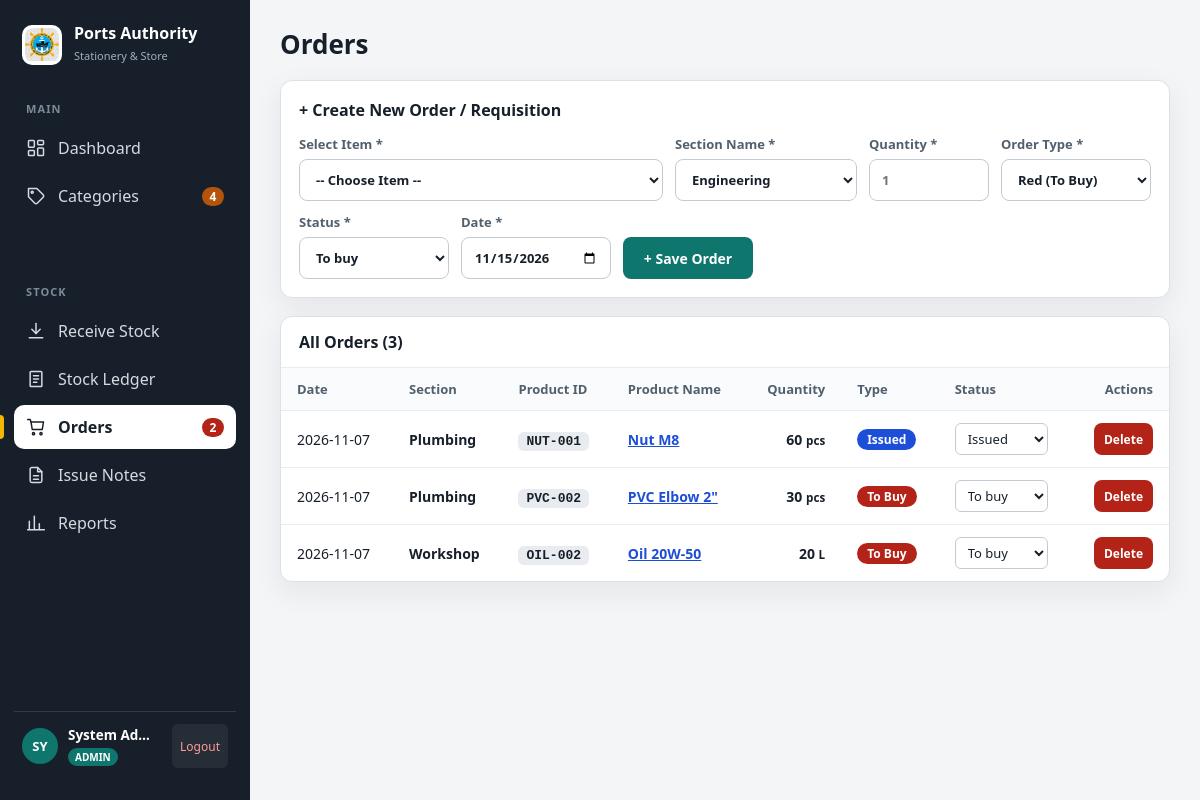
Screenshot of /app/orders.php (signed in) with the database file from the repository.
### tables this page shows
CREATE TABLE IF NOT EXISTS orders (
    id INT AUTO_INCREMENT PRIMARY KEY,
    item_id INT NOT NULL,
    section_name VARCHAR(100) NOT NULL,
    qty INT NOT NULL,
    type ENUM('red', 'blue') NOT NULL,
    status VARCHAR(50) NOT NULL DEFAULT 'To buy',
    order_date DATE NOT NULL,
    created_at TIMESTAMP DEFAULT CURRENT_TIMESTAMP,
    CONSTRAINT fk_orders_item FOREIGN KEY (item_id) REFERENCES items(id) ON DELETE CASCADE
);

CREATE TABLE IF NOT EXISTS items (
    id INT AUTO_INCREMENT PRIMARY KEY,
    code VARCHAR(30) NOT NULL UNIQUE,
    name VARCHAR(150) NOT NULL,
    category_id INT NOT NULL,
    unit VARCHAR(20) NOT NULL,
    rack_no VARCHAR(50) DEFAULT NULL,
    rate DECIMAL(10,2) NOT NULL DEFAULT 0.00,
    reorder_level INT NOT NULL DEFAULT 10,
    created_at TIMESTAMP DEFAULT CURRENT_TIMESTAMP,
    CONSTRAINT fk_items_category FOREIGN KEY (category_id) REFERENCES categories(id) ON DELETE CASCADE
);

### app/helpers.php (called while the page is built, shortened)
<?php
function db() {
    static $pdo = null;
    if ($pdo === null) {
        $dsn = 'mysql:host=' . DB_HOST . ';dbname=' . DB_NAME . ';charset=utf8mb4';
        $pdo = new PDO($dsn, DB_USER, DB_PASS, [
            PDO::ATTR_ERRMODE => PDO::ERRMODE_EXCEPTION,
            PDO::ATTR_DEFAULT_FETCH_MODE => PDO::FETCH_ASSOC,
            PDO::ATTR_EMULATE_PREPARES => false,
        ]);
    }
    return $pdo;
}
try {
    $pdo = db();
} catch (Throwable $e) {
    $pdo = null;
}
function q($sql, $params = []) {
    global $pdo;
    $stmt = $pdo->prepare($sql);
    $stmt->execute($params);
    return $stmt;
}
function e($value) {
    return htmlspecialchars((string) ($value ?? ''), ENT_QUOTES, 'UTF-8');
}

### app/orders.php (the view, shortened to what this page needs)
<?php
require_once __DIR__ . '/layout.php';
$orders = q("SELECT o.*, i.code, i.name AS item_name, i.unit, c.name AS cat_name
             FROM orders o
             JOIN items i ON i.id = o.item_id
             JOIN categories c ON c.id = i.category_id
             ORDER BY o.order_date DESC, o.id DESC")->fetchAll();
?>
<div class="box pad">
  <h2 style="padding:0 0 14px 0;margin:0;border-bottom:0">+ Create New Order / Requisition</h2>
  <form method="post">
    <div class="row">
      <label style="flex:2;min-width:240px">
        Select Item *
        <select name="item_id" required>
          <option value="">-- Choose Item --</option>
        </select>
      </label>
      <label style="flex:1;min-width:180px">
        Section Name *
        <select name="section_name" required>
          <option value="Engineering">Engineering</option>
        </select>
      </label>
      <label style="width:120px">
        Quantity *
        <input name="qty" type="number" min="1" required placeholder="1">
      </label>
      <label style="width:150px">
        Order Type *
        <select name="type">
          <option value="red">Red (To Buy)</option>
        </select>
      </label>
      <label style="width:150px">
        Status *
        <select name="status">
          <option value="To buy">To buy</option>
        </select>
      </label>
      <label style="width:150px">
        Date *
        <input name="date" type="date" required value="<?= date('Y-m-d') ?>">
      </label>
      <div style="align-self:flex-end">
        <button class="btn g" style="min-width:130px">+ Save Order</button>
      </div>
    </div>
  </form>
</div>
<div class="box">
  <h2>All Orders (<?= count($orders) ?>)</h2>
  <table>
    <thead>
      <tr>
        <th>Date</th>
        <th>Section</th>
        <th>Product ID</th>
        <th>Product Name</th>
        <th class="r">Quantity</th>
        <th>Type</th>
        <th>Status</th>
        <th class="r">Actions</th>
      </tr>
    </thead>
    <tbody>
      <?php foreach ($orders as $o):
        $isRed = ($o['type'] === 'red');
        $pillBg = $isRed ? '#B42318' : '#1D4ED8';
      ?>
        <tr>
          <td><?= e($o['order_date']) ?></td>
          <td><b><?= e($o['section_name'] ?: 'General') ?></b></td>
          <td><span class="code"><?= e($o['code']) ?></span></td>
          <td><a href="item.php?id=<?= $o['item_id'] ?>" style="color:var(--blue);font-weight:600"><?= e($o['item_name']) ?></a></td>
          <td class="r" style="font-weight:700"><?= (int)$o['qty'] ?> <small><?= e($o['unit']) ?></small></td>
          <td>
            <span class="pill" style="background:<?= $pillBg ?>">
              <?= $isRed ? 'To Buy' : 'Issued' ?>
            </span>
          </td>
          <td>
            <form method="post" style="display:inline">
              <select name="status" onchange="this.form.submit()" style="min-height:32px;padding:2px 8px;font-size:13px;border-radius:6px">
                <?php foreach (['To buy', 'Ordered', 'Received', 'Issued'] as $st): ?>
                  <option value="<?= $st ?>" <?= $o['status'] === $st ? 'selected' : '' ?>><?= $st ?></option>
                <?php endforeach; ?>
              </select>
            </form>
          </td>
          <td class="r">
            <form method="post" style="display:inline" onsubmit="return confirm('Delete this order?')">
              <button class="btn s d">Delete</button>
            </form>
          </td>
        </tr>
      <?php endforeach; ?>
    </tbody>
  </table>
</div>

### app/app.css (style rules this page uses)
:root { --ink: #17202A; --mut: #52606D; --bg: #F4F5F7; --line: #DDE1E6; --red: #B42318; --blue: #1D4ED8; --port: #0F766E; --shop: #B45309; --panel: #ffffff; --shadow: 0 10px 30px rgba(23, 32, 42, 0.07); }
* { box-sizing: border-box; }
body { margin: 0; font-family: system-ui, -apple-system, Segoe UI, Roboto, Helvetica, Arial, sans-serif; color: var(--ink); background: var(--bg); }
button, input, select, textarea { font: inherit; }
nav svg { width: 20px; height: 20px; flex-shrink: 0; fill: none; stroke: currentColor; stroke-width: 1.8; stroke-linecap: round; stroke-linejoin: round; }
.btn { min-height: 42px; padding: 0 16px; border-radius: 8px; border: 0; background: var(--ink); color: #fff; font-weight: 600; font-size: 14px; cursor: pointer; display: inline-flex; align-items: center; justify-content: center; gap: 6px; text-decoration: none; transition: transform .12s ease, background .12s ease; }
.btn.g { background: #0F766E; }
.btn.d { background: #B42318; }
.btn.s { min-height: 32px; padding: 0 10px; font-size: 12px; }
.box { background: #fff; border: 1px solid var(--line); border-radius: 12px; box-shadow: var(--shadow); overflow: hidden; }
.pad { padding: 18px; }
.box h2 { margin: 0; padding: 14px 18px; font-size: 16px; border-bottom: 1px solid #E8EBEF; }
table { width: 100%; border-collapse: collapse; font-size: 14px; }
th { text-align: left; color: var(--mut); font-size: 13px; font-weight: 600; padding: 12px 16px; background: #FAFBFC; border-bottom: 1px solid #E8EBEF; }
td { padding: 12px 16px; border-top: 1px solid #E8EBEF; vertical-align: middle; }
th.r, td.r { text-align: right; }
.code { font-family: ui-monospace, Consolas, monospace; font-size: 13px; font-weight: 700; background: #E8EBEF; border-radius: 6px; padding: 2px 8px; white-space: nowrap; }
.pill { display: inline-flex; align-items: center; justify-content: center; color: #fff; border-radius: 999px; padding: 2px 10px; font-size: 12px; font-weight: 700; white-space: nowrap; }
label { display: flex; flex-direction: column; gap: 6px; font-size: 13px; font-weight: 600; color: var(--mut); }
input, select, textarea { min-height: 42px; padding: 0 12px; border: 1px solid #C3CAD2; border-radius: 8px; background: #fff; color: var(--ink); }
.row { display: flex; align-items: center; flex-wrap: wrap; gap: 12px; }

### rows the page displays
orders: order_date "2026-11-07", section_name "Plumbing", item.code "NUT-001", item.name "Nut M8", qty "60", item.unit "pcs", type "Issued", status "Issued"
orders: order_date "2026-11-07", section_name "Plumbing", item.code "PVC-002", item.name "PVC Elbow 2\"", qty "30", item.unit "pcs", type "To Buy", status "To buy"
orders: order_date "2026-11-07", section_name "Workshop", item.code "OIL-002", item.name "Oil 20W-50", qty "20", item.unit "L", type "To Buy", status "To buy"

### other values shown
$item['label'] "Dashboard"
$item['label'] "Categories"
$item['badge'] "4"
$item['label'] "Receive Stock"
$item['label'] "Stock Ledger"
$item['label'] "Orders"
$item['badge'] "2"
$item['label'] "Issue Notes"
$item['label'] "Reports"
substr($userName, 0, 2) "SY"
$userName "System Ad…"
str_replace('_', ' ', $userRole) "ADMIN"
$title "Orders"
count($orders) "3"
